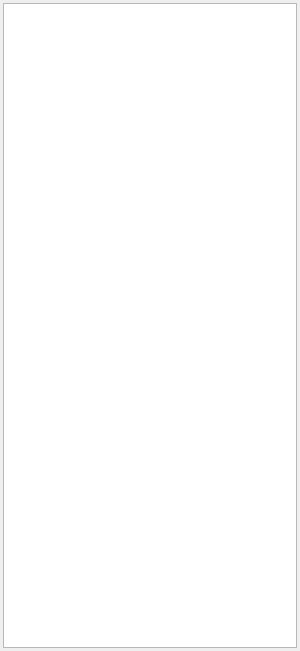
<?xml version="1.0" encoding="UTF-8"?>
<ui version="4.0">
 <class>CDeviceForm</class>
 <widget class="QWidget" name="CDeviceForm">
  <property name="geometry">
   <rect>
    <x>0</x>
    <y>0</y>
    <width>300</width>
    <height>651</height>
   </rect>
  </property>
  <property name="maximumSize">
   <size>
    <width>300</width>
    <height>16777215</height>
   </size>
  </property>
  <property name="windowTitle">
   <string>Form</string>
  </property>
  <layout class="QVBoxLayout" name="verticalLayout">
   <property name="spacing">
    <number>3</number>
   </property>
   <property name="leftMargin">
    <number>3</number>
   </property>
   <property name="topMargin">
    <number>3</number>
   </property>
   <property name="rightMargin">
    <number>3</number>
   </property>
   <property name="bottomMargin">
    <number>3</number>
   </property>
   <item>
    <widget class="QListWidget" name="deviceListWidget"/>
   </item>
  </layout>
 </widget>
 <resources/>
 <connections/>
</ui>
